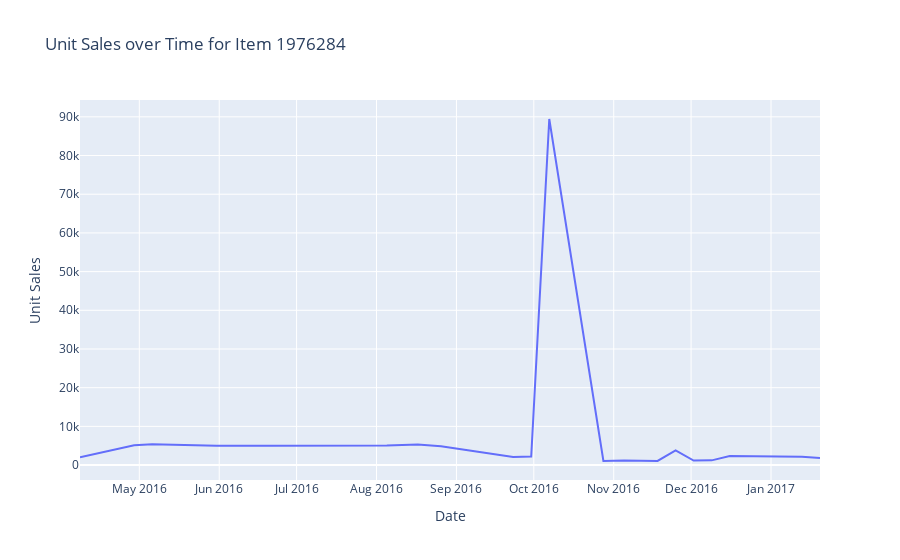

The cell this chart's notebook holds for it:
### Code cell
import plotly.express as px

df_meat_sorted = df_meat.sort_values("date")

fig = px.line(
    df_meat_sorted,
    x="date",
    y="unit_sales",
    title="Unit Sales over Time for Item 1976284",
)

fig.update_layout(xaxis_title="Date", yaxis_title="Unit Sales")

fig.show()

### Figure 1 — Plotly figure (JSON) as saved in the notebook; plotly's stock layout.template omitted (floating-point values rounded to 4 significant figures)
{"data": [{"hovertemplate": "date=%{x}<br>unit_sales=%{y}<extra></extra>", "legendgroup": "", "line": {"color": "#636efa", "dash": "solid"}, "marker": {"symbol": "circle"}, "mode": "lines", "name": "", "orientation": "v", "showlegend": false, "type": "scatter", "x": ["2016-04-08T00:00:00", "2016-04-29T00:00:00", "2016-05-06T00:00:00", "2016-05-31T00:00:00", "2016-06-21T00:00:00", "2016-06-24T00:00:00", "2016-07-01T00:00:00", "2016-07-13T00:00:00", "2016-07-28T00:00:00", "2016-08-05T00:00:00", "2016-08-17T00:00:00", "2016-08-26T00:00:00", "2016-09-23T00:00:00", "2016-09-30T00:00:00", "2016-10-07T00:00:00", "2016-10-28T00:00:00", "2016-11-05T00:00:00", "2016-11-11T00:00:00", "2016-11-18T00:00:00", "2016-11-25T00:00:00", "2016-12-02T00:00:00", "2016-12-09T00:00:00", "2016-12-16T00:00:00", "2017-01-13T00:00:00", "2017-01-20T00:00:00"], "xaxis": "x", "y": [2000.0, 5138.0, 5358.0, 5000.0, 5000.0, 5000.0, 5000.0, 5021.0, 5065.0, 5041.0, 5333.0, 4879.0, 2113.0, 2230.0, 89440.0, 1049.0, 1150.0, 1155.0, 1076.0, 3817.0, 1172.0, 1217.0, 2365.0, 2140.0, 1836.0], "yaxis": "y"}], "layout": {"legend": {"tracegroupgap": 0}, "title": {"text": "Unit Sales over Time for Item 1976284"}, "xaxis": {"anchor": "y", "domain": [0, 1], "title": {"text": "Date"}}, "yaxis": {"anchor": "x", "domain": [0, 1], "title": {"text": "Unit Sales"}}}}
